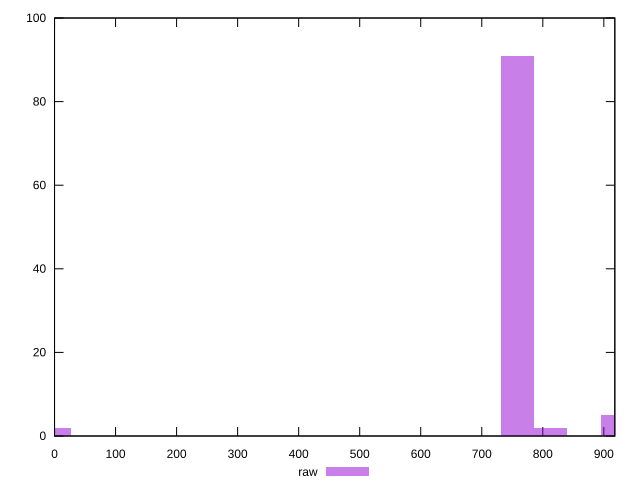

Source code (gnuplot):
reset

$raw <<EOF
0 2
921.7438476022804 5
759.0831686136428 91
813.3033949431887 2
EOF

set key outside below
set boxwidth 54.22022632954591
set xrange [0:918]
set yrange [0:100]
set trange [0:100]
set style fill transparent solid 0.5 noborder
set terminal svg size 640, 490 enhanced background rgb 'white'
set output "report_00019_2021-02-10T18-14-37.922Z//uses-rel-preload/samples/pages+cached/raw/histogram.svg"

plot $raw title "raw" with boxes

reset
